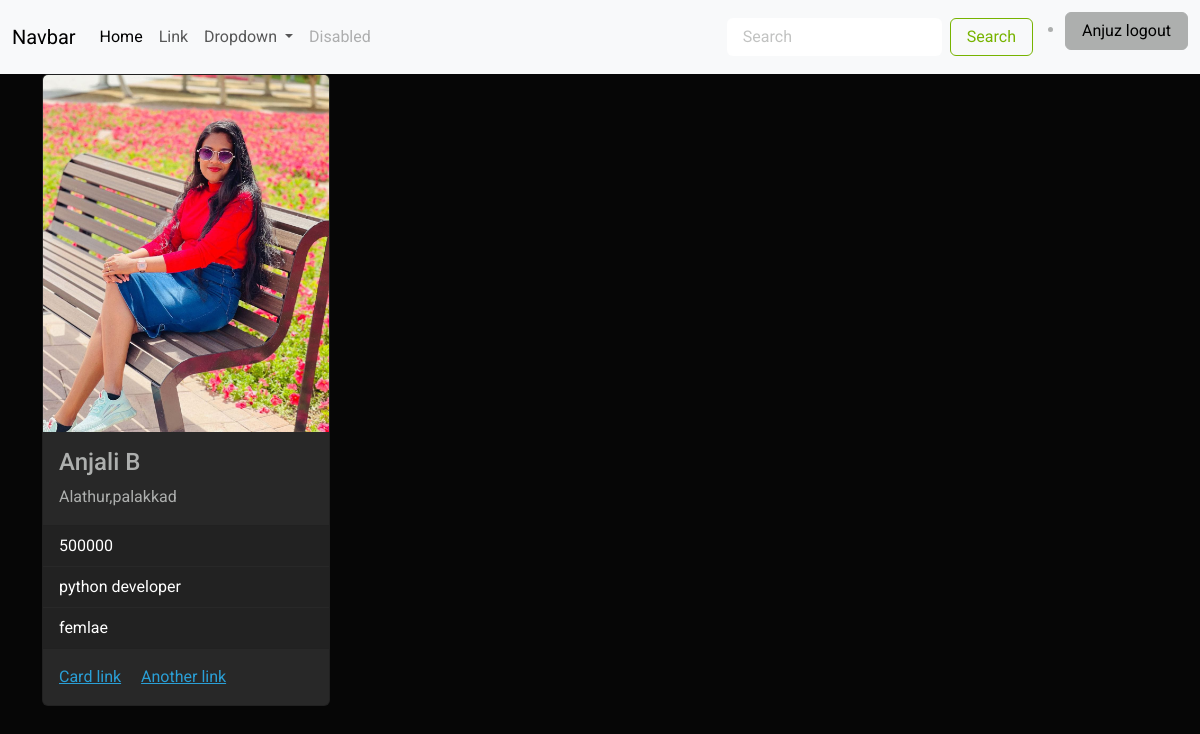
Page /employee/1/ (signed in) on the committed database.
### crm/models.py (models this page shows, shortened)
class Employee(models.Model):
    name=models.CharField(max_length=200)
    email=models.EmailField(unique=True)
    address=models.TextField()
    department=models.CharField(max_length=200)
    salary=models.PositiveIntegerField()
    date_of_join=models.DateField()
    gender_options=(
        ("male","male"),
        ("femlae","female"),
        ("other","other")
    )
    gender=models.CharField(max_length=200,choices=gender_options,default="male")
    picture=models.ImageField(upload_to="employee_images",null=True,blank=True)

### crm/views.py (the view)
# urls.py: path("employee/<int:pk>/",views.EmployeeDetailView.as_view(),name="employee-detail"),
@method_decorator(signin_required,name="dispatch")
class EmployeeDetailView(View):
    template_name="employee_detail.html"
    def get(self,request,*args,**kwargs):
        id=kwargs.get("pk")
        qs=get_object_or_404(Employee,id=id)
        return render(request,self.template_name,{"data":qs})

### crm/templates/employee_detail.html
{%extends 'base.html'%}
{%block main_block%}
<div class="container">
    <div class="card" style="width: 18rem;">
       {%if data.picture%}
       <img src="{{data.picture.url}}" class="card-img-top" alt="...">
       {%endif%}
        <div class="card-body">
          <h5 class="card-title">{{data.name}}</h5>
          <p class="card-text">{{data.address}}</p>
        </div>
        <ul class="list-group list-group-flush">
          <li class="list-group-item">{{data.salary}}</li>
          <li class="list-group-item">{{data.department}}</li>
          <li class="list-group-item">{{data.gender}}</li>
        </ul>
        <div class="card-body">
          <a href="#" class="card-link">Card link</a>
          <a href="#" class="card-link">Another link</a>
        </div>
      </div>
   </div>
{%endblock%}

### crm/templates/base.html (shortened to what this page needs)
<!DOCTYPE html>
{%load static%}
<html lang="en">
<head>
  <link rel="stylesheet" href="{%static 'css/style.css' %}">
</head>
<body>
  <nav class="navbar navbar-expand-lg bg-body-tertiary">
    <div class="container-fluid">
      <a class="navbar-brand" href="#">Navbar</a>
      <div class="collapse navbar-collapse" id="navbarSupportedContent">
        <ul class="navbar-nav me-auto mb-2 mb-lg-0">
          <li class="nav-item">
            <a class="nav-link active" aria-current="page" href="#">Home</a>
          </li>
          <li class="nav-item">
            <a class="nav-link" href="#">Link</a>
          </li>
          <li class="nav-item dropdown">
            <a class="nav-link dropdown-toggle" href="#" role="button" data-bs-toggle="dropdown" aria-expanded="false">
              Dropdown
            </a>
          </li>
          <li class="nav-item">
            <a class="nav-link disabled" aria-disabled="true">Disabled</a>
          </li>
        </ul>
        <form class="d-flex" role="search">
          <input class="form-control me-2" type="search" placeholder="Search" aria-label="Search">
          <button class="btn btn-outline-success" type="submit">Search</button>
        </form>
        <ul>
          <li class="nav-item mt-1">
            <a href="{%url 'signout'%}" class=" btn btn-dark">{{request.user}} logout</a>
          </li>
        </ul>
      </div>
    </div>
  </nav>
  {%block main_block%}
  {%endblock%}
</body>
</html>

### rows in the picture
Employee: picture (picture), name "Anjali B", address "Alathur,palakkad", salary "500000", department "python developer", gender "femlae"

### other values in the picture
{{ request.user }} "Anjuz"
